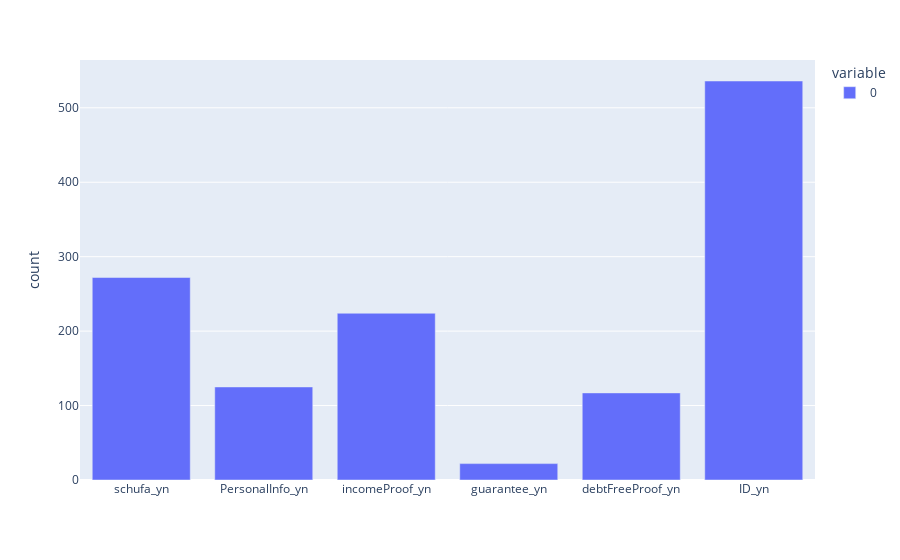

Source (notebook cell):
### Code cell
fig = px.bar(df[['schufa_yn', 'PersonalInfo_yn', 'incomeProof_yn',
       'guarantee_yn', 'debtFreeProof_yn', 'ID_yn']].sum(), 
            labels={'value':'count','index':''})

fig.update_xaxes(tickangle = 0)

fig.show()

### Figure 1 — Plotly figure (JSON) as saved in the notebook; plotly's stock layout.template omitted (floating-point values rounded to 4 significant figures)
{"data": [{"alignmentgroup": "True", "hovertemplate": "variable=0<br>=%{x}<br>count=%{y}<extra></extra>", "legendgroup": "0", "marker": {"color": "#636efa"}, "name": "0", "offsetgroup": "0", "orientation": "v", "showlegend": true, "textposition": "auto", "type": "bar", "x": ["schufa_yn", "PersonalInfo_yn", "incomeProof_yn", "guarantee_yn", "debtFreeProof_yn", "ID_yn"], "xaxis": "x", "y": [272, 125, 224, 22, 117, 536], "yaxis": "y"}], "layout": {"barmode": "relative", "legend": {"title": {"text": "variable"}, "tracegroupgap": 0}, "margin": {"t": 60}, "xaxis": {"anchor": "y", "domain": [0, 1], "tickangle": 0, "title": {"text": ""}}, "yaxis": {"anchor": "x", "domain": [0, 1], "title": {"text": "count"}}}}
